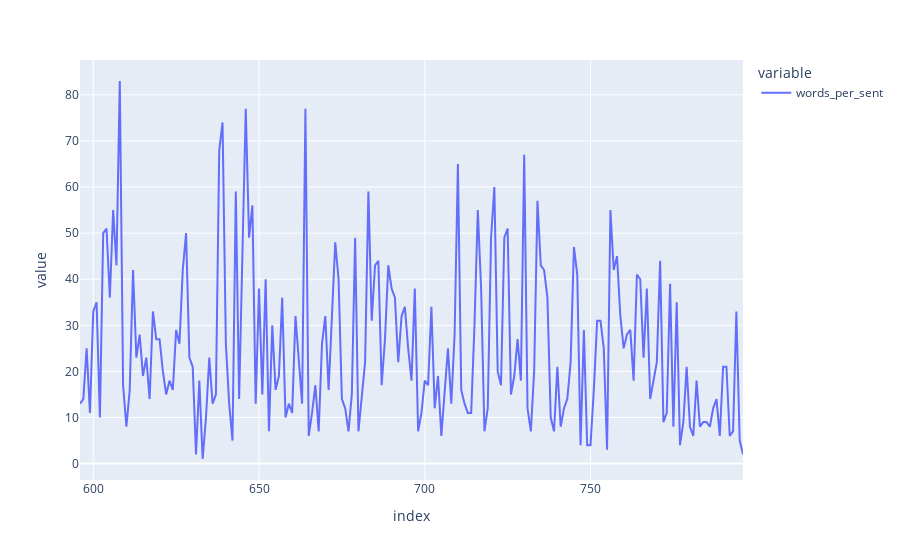

Source (notebook cell):
### Code cell
fig = px.line(tree_depth.query('date == "2008-03-18"').words_per_sent)
fig.show()

### Figure 1 — Plotly figure (JSON) as saved in the notebook; plotly's stock layout.template omitted (floating-point values rounded to 4 significant figures; data arrays with more than 128 entries replaced by an {"elided": "..."} marker saying what was removed)
{"data": [{"hovertemplate": "variable=words_per_sent<br>index=%{x}<br>value=%{y}<extra></extra>", "legendgroup": "words_per_sent", "line": {"color": "#636efa", "dash": "solid"}, "marker": {"symbol": "circle"}, "mode": "lines", "name": "words_per_sent", "orientation": "v", "showlegend": true, "type": "scatter", "x": {"elided": "201 int values"}, "xaxis": "x", "y": {"elided": "201 int values"}, "yaxis": "y"}], "layout": {"legend": {"title": {"text": "variable"}, "tracegroupgap": 0}, "margin": {"t": 60}, "xaxis": {"anchor": "y", "domain": [0, 1], "title": {"text": "index"}}, "yaxis": {"anchor": "x", "domain": [0, 1], "title": {"text": "value"}}}}
